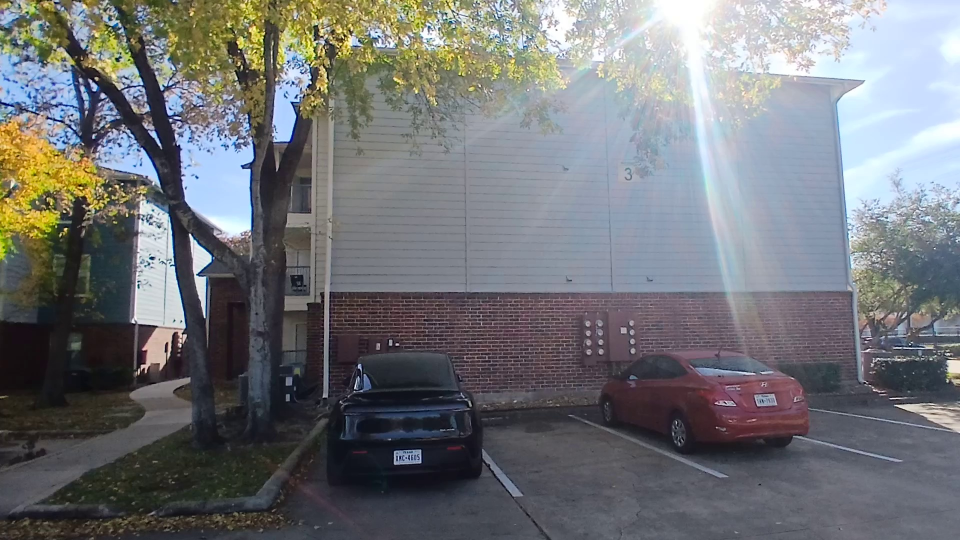
#> input picture modelviewer/colmap_workspace/images/frame_0001.jpg, 1920 x 1080 px (shown at 1/2 size)
$ python -i dense_reconstruction.py   (imports and definitions only)
#> lines starting #> are read from the running program, lines starting #| are printed output that depends on the picture; after the words box and inside, x2 and y2 are one past the last pixel; in counts of white or black regions, pixels touching at a corner belong together
#> further down, picture is the input picture: shape (1080, 1920, 3); mean B, G, R 118.9, 115.8, 113.7
"""
Dense 3D Reconstruction - Focus on Building
Uses depth estimation and multi-view stereo to create a dense point cloud
"""

import cv2
import numpy as np
import os
import json
from pathlib import Path

# [65 lines left out: functions load_camera_data, compute_depth_map, disparity_to_depth, depth_to_point_cloud, not called in this run]

def create_building_mask(img):
    """Create a mask to focus on the building (center region)"""
    h, w = img.shape[:2]
#> h = 1080; w = 1920
    mask = np.zeros((h, w), dtype=np.uint8)

    # Focus on center region where building is likely to be
    center_w = int(w * 0.6)  # 60% width
#> center_w = 1152
    center_h = int(h * 0.8)  # 80% height
#> center_h = 864
    x1 = (w - center_w) // 2
#> x1 = 384
    y1 = (h - center_h) // 2
#> y1 = 108

    mask[y1:y1+center_h, x1:x1+center_w] = 255

    # Use edge detection to refine mask
    gray = cv2.cvtColor(img, cv2.COLOR_BGR2GRAY)
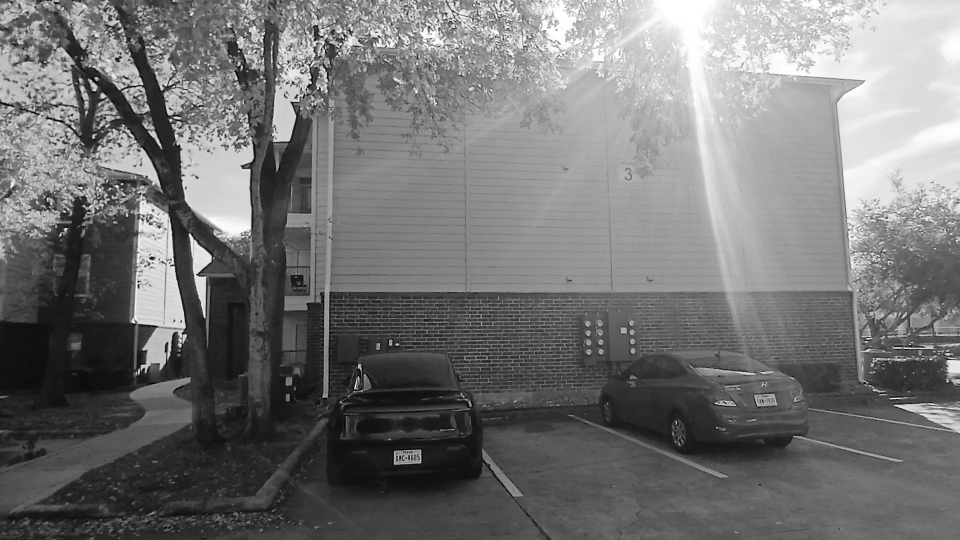
#> gray: shape (1080, 1920) (shown at 1/2 size); min 0, max 255, mean 115.5
    edges = cv2.Canny(gray, 50, 150)
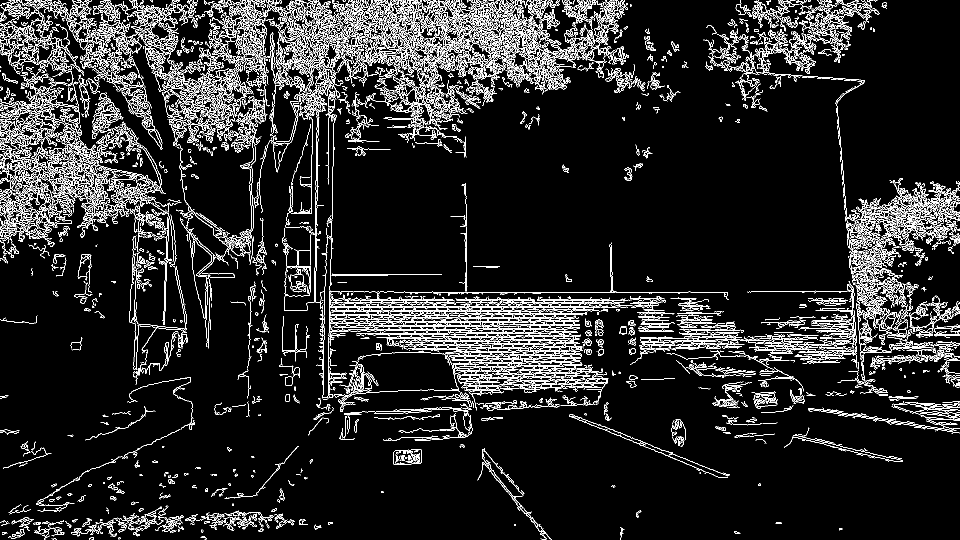
#> edges: shape (1080, 1920) (shown at 1/2 size); 9.6% white in thin lines or dots

    # Dilate edges to create regions
    kernel = np.ones((5, 5), np.uint8)
    edges_dilated = cv2.dilate(edges, kernel, iterations=2)
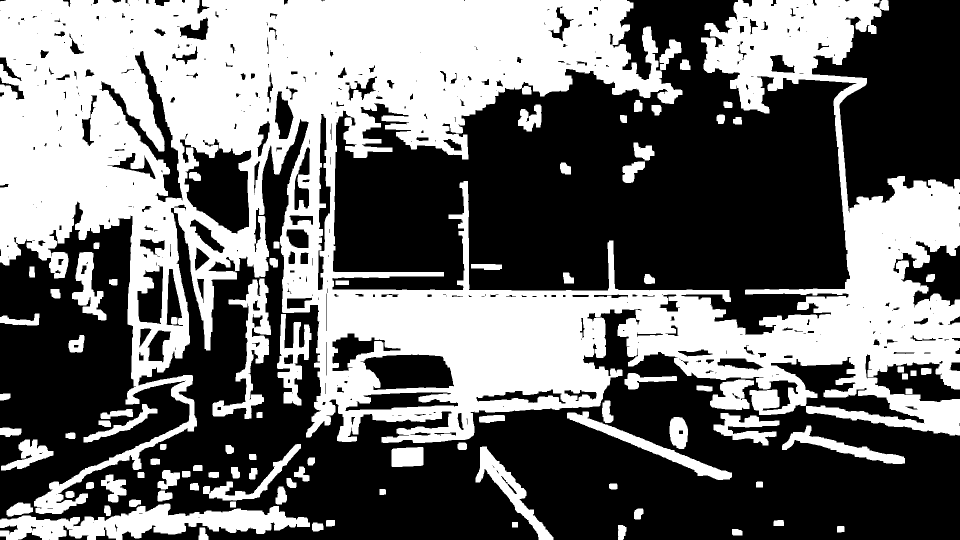
#> edges_dilated: shape (1080, 1920) (shown at 1/2 size); 43.3% white; 93 white regions, largest, box (x1, y1, x2, y2) and area: (0, 0, 1920, 1028) 785516, (0, 1007, 620, 1080) 23050, (425, 557, 542, 838) 9425

    # Combine center mask with edges
    mask = cv2.bitwise_and(mask, mask, mask=cv2.bitwise_not(edges_dilated))
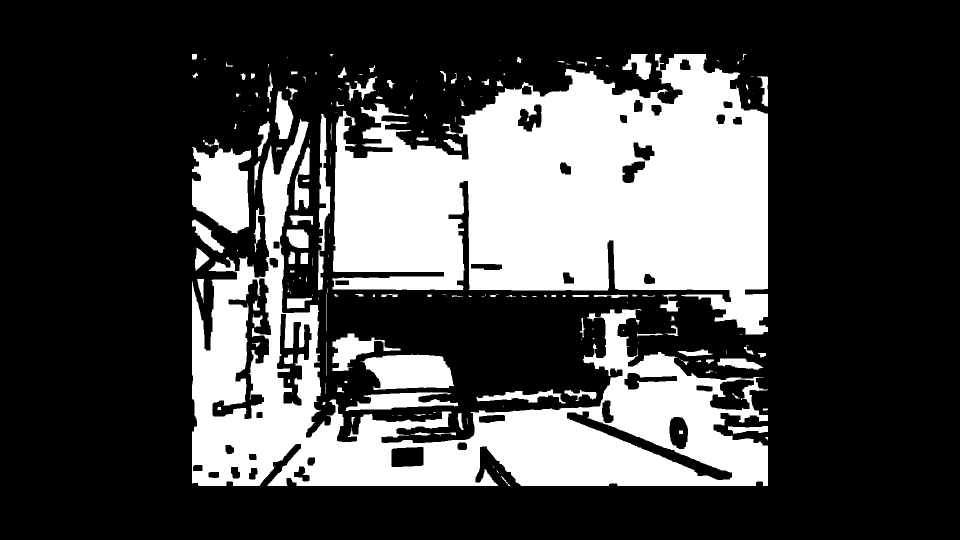
#> mask: shape (1080, 1920) (shown at 1/2 size); 28.8% white; 200 white regions (82 under 20 px), largest, box (x1, y1, x2, y2) and area: (665, 108, 1536, 669) 316882, (384, 238, 1536, 972) 216583, (384, 278, 503, 467) 15038

    return mask

# [130 lines left out: functions merge_point_clouds, filter_outliers, main, not called in this run]

# [2 lines not run here, left out]

>>> import cv2
>>> picture = cv2.imread('colmap_workspace/images/frame_0001.jpg')
>>> result = create_building_mask(picture)

$ run again, on modelviewer/colmap_workspace/images/frame_0005.jpg
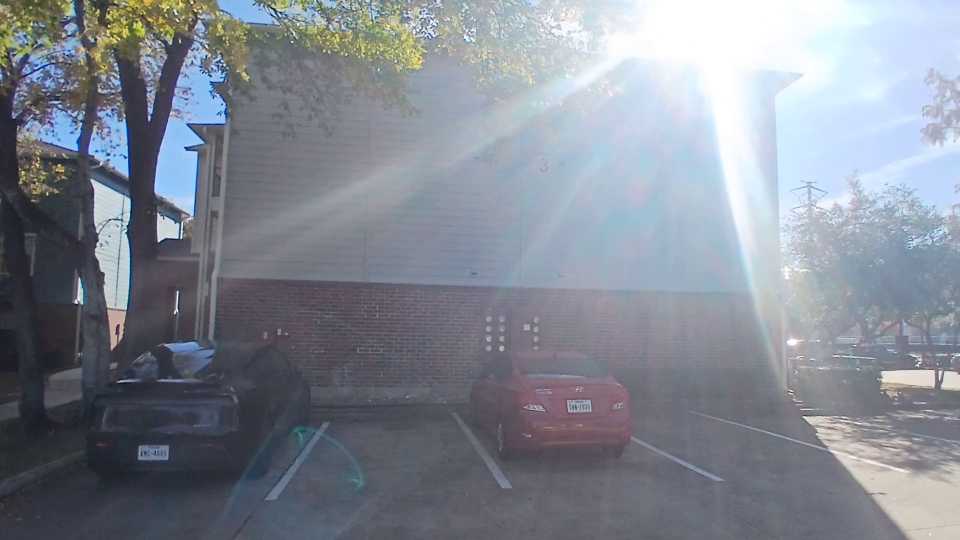
#> input picture modelviewer/colmap_workspace/images/frame_0005.jpg, 1920 x 1080 px (shown at 1/2 size)
#> picture is the input picture: shape (1080, 1920, 3); mean B, G, R 146.9, 136.3, 130.5
#> in create_building_mask, `edges = cv2.Canny(gray, 50, 150)`:
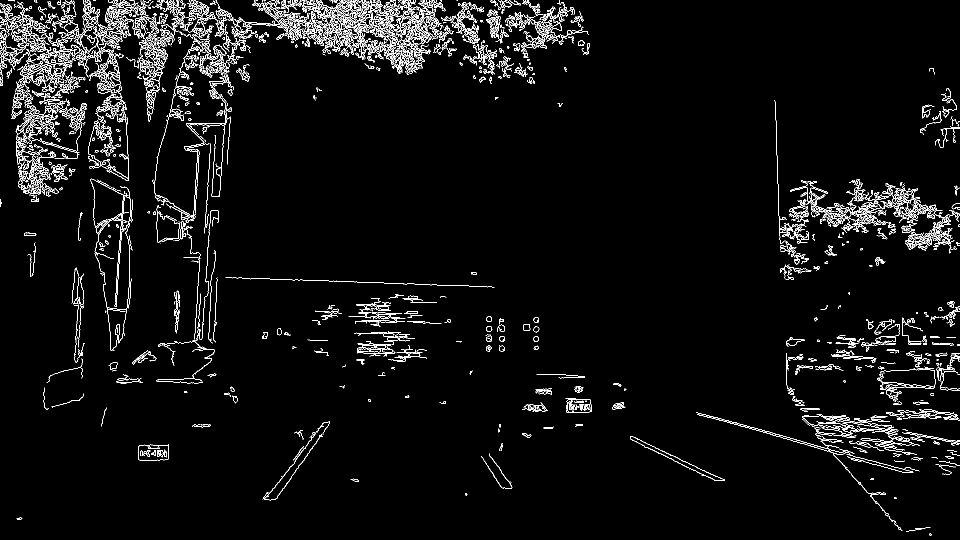
#> edges: shape (1080, 1920) (shown at 1/2 size); 4% white in thin lines or dots
#> edges_dilated: shape (1080, 1920); 20.6% white; 96 white regions, largest, box (x1, y1, x2, y2) and area: (0, 0, 1184, 771) 226155, (1545, 196, 1920, 563) 39805, (1388, 702, 1920, 1067) 33473
#> in create_building_mask, `mask = cv2.bitwise_and(mask, mask, mask=cv2.bitwise_not(edges_dilated))`:
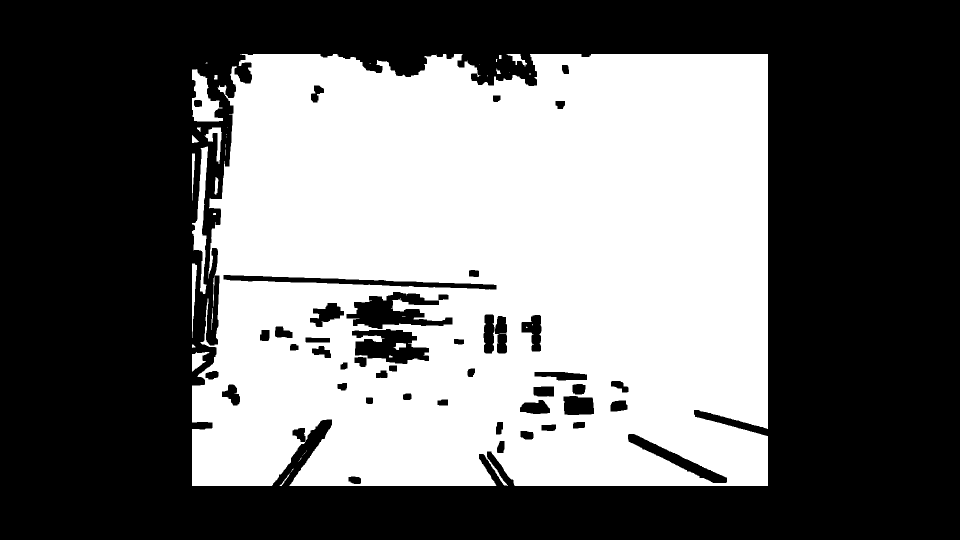
#> mask: shape (1080, 1920) (shown at 1/2 size); 43.3% white; 41 white regions (20 under 20 px), largest, box (x1, y1, x2, y2) and area: (384, 108, 1536, 972) 886462, (384, 293, 416, 588) 3576, (384, 138, 446, 243) 3370

$ run again, on modelviewer/colmap_workspace/images/frame_0007.jpg
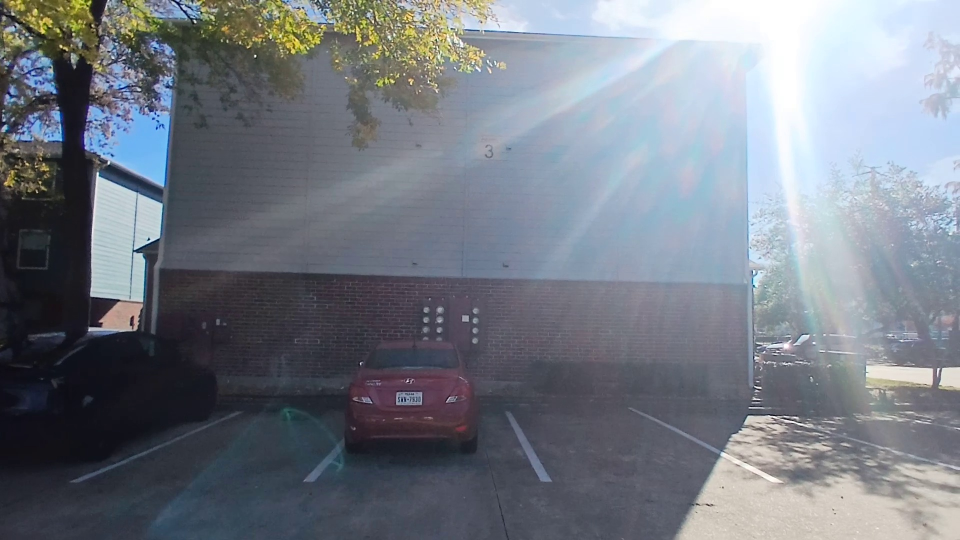
#> input picture modelviewer/colmap_workspace/images/frame_0007.jpg, 1920 x 1080 px (shown at 1/2 size)
#> picture is the input picture: shape (1080, 1920, 3); mean B, G, R 132.1, 122.8, 116.9
#> in create_building_mask, `edges = cv2.Canny(gray, 50, 150)`:
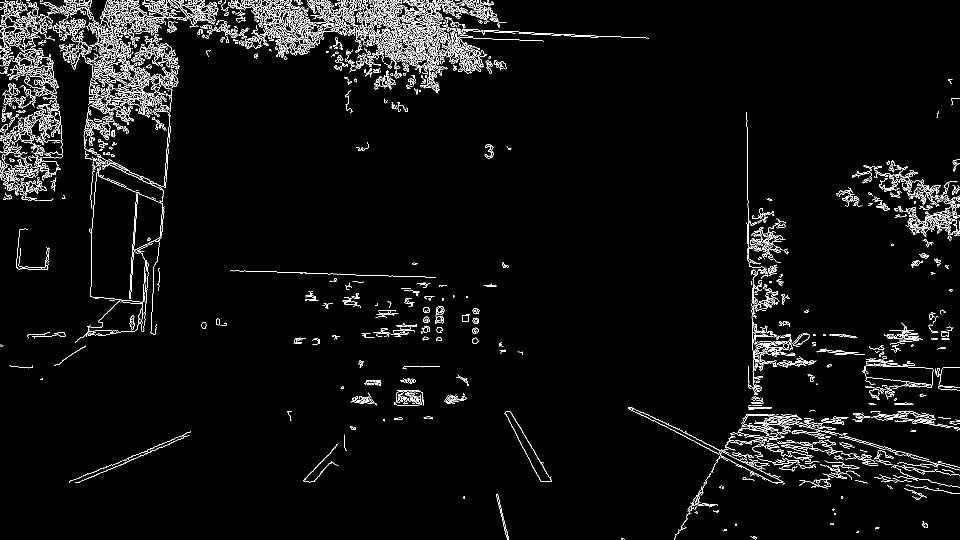
#> edges: shape (1080, 1920) (shown at 1/2 size); 3.9% white in thin lines or dots
#> edges_dilated: shape (1080, 1920); 19.3% white; 97 white regions, largest, box (x1, y1, x2, y2) and area: (0, 0, 1302, 690) 207735, (1252, 220, 1920, 1080) 97928, (1700, 317, 1920, 499) 20416
#> in create_building_mask, `mask = cv2.bitwise_and(mask, mask, mask=cv2.bitwise_not(edges_dilated))`:
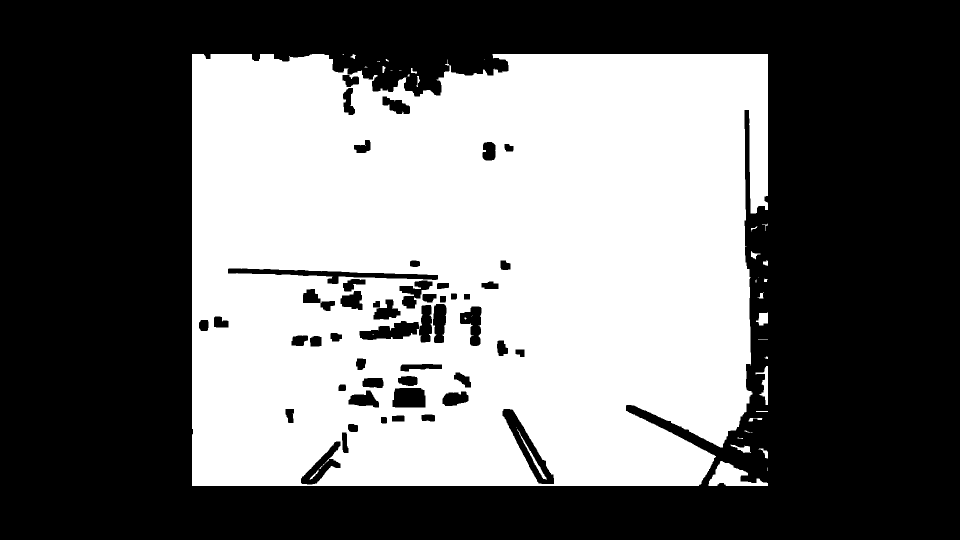
#> mask: shape (1080, 1920) (shown at 1/2 size); 43.5% white; 41 white regions (18 under 20 px), largest, box (x1, y1, x2, y2) and area: (384, 108, 1536, 972) 895877, (1417, 922, 1536, 972) 2850, (1511, 732, 1536, 810) 679
